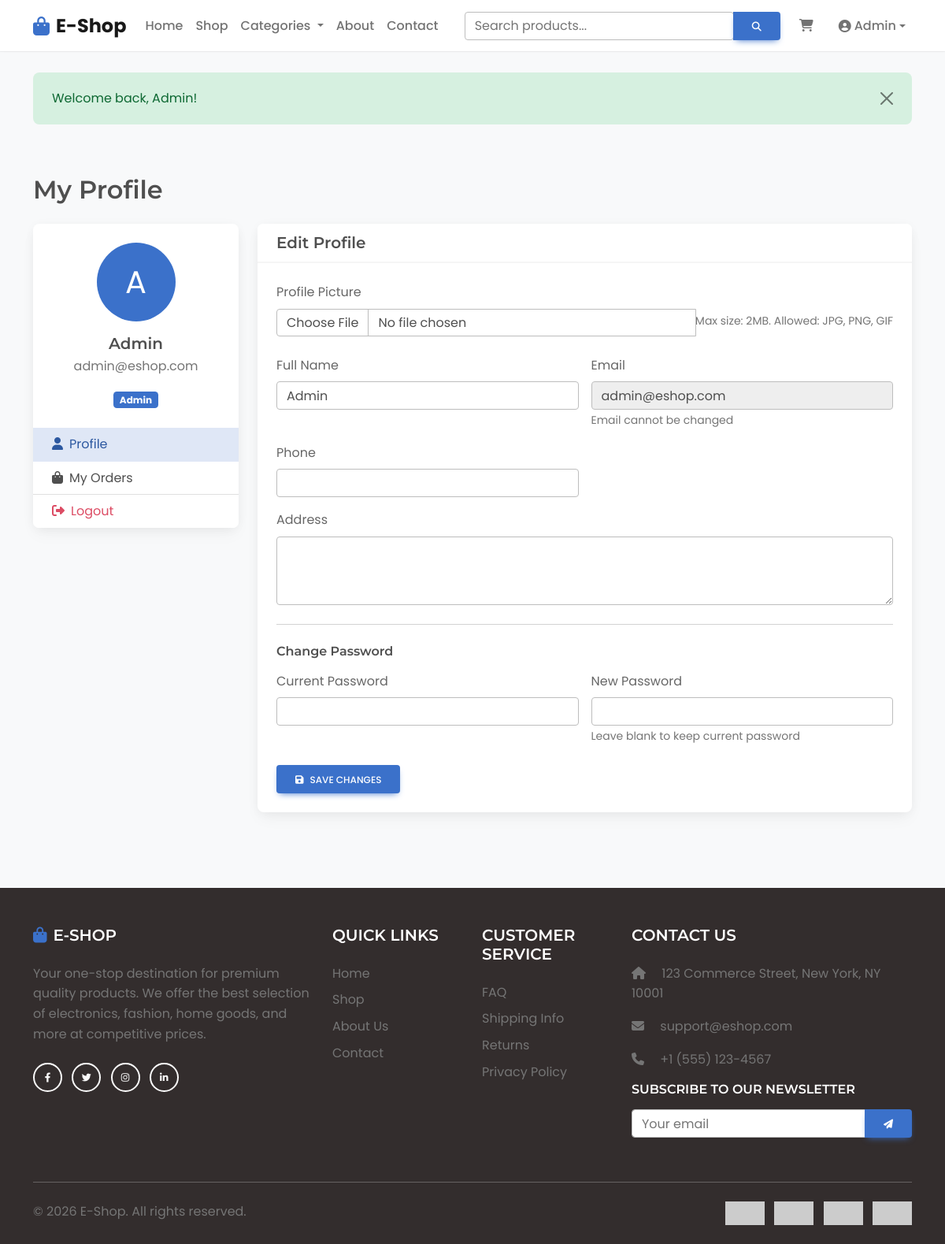
The app's page /profile.php (signed in) with its own data.
### tables this page shows
CREATE TABLE IF NOT EXISTS users (
    id INT AUTO_INCREMENT PRIMARY KEY,
    name VARCHAR(100) NOT NULL,
    email VARCHAR(100) NOT NULL UNIQUE,
    password VARCHAR(255) NOT NULL,
    phone VARCHAR(20),
    address TEXT,
    role ENUM('user', 'admin') DEFAULT 'user',
    created_at TIMESTAMP DEFAULT CURRENT_TIMESTAMP,
    updated_at TIMESTAMP DEFAULT CURRENT_TIMESTAMP ON UPDATE CURRENT_TIMESTAMP
);

### profile.php (the view, shortened to what this page needs)
<?php
require_once 'includes/db_connect.php';
$userId = $_SESSION['user_id'];
$user = $conn->query("SELECT * FROM users WHERE id = $userId")->fetch_assoc();
require_once 'includes/header.php';
?>
<section class="py-5">
    <div class="container">
        <h2 class="mb-4">My Profile</h2>
        <div class="row g-4">
            <div class="col-lg-3">
                <div class="card">
                    <div class="card-body text-center">
                        <div class="position-relative d-inline-block mb-3">
                            <?php if($user['profile_image']): ?>
                            <img src="<?php echo $user['profile_image']; ?>" alt="Profile" class="rounded-circle" style="width: 100px; height: 100px; object-fit: cover;">
                            <?php else: ?>
                            <div class="rounded-circle bg-primary text-white d-inline-flex align-items-center justify-content-center" style="width: 100px; height: 100px; font-size: 2.5rem;">
                                <?php echo strtoupper(substr($user['name'], 0, 1)); ?>
                            </div>
                            <?php endif; ?>
                        </div>
                        <h5 class="mb-1"><?php echo $user['name']; ?></h5>
                        <p class="text-muted mb-3"><?php echo $user['email']; ?></p>
                        <span class="badge bg-primary"><?php echo ucfirst($user['role']); ?></span>
                    </div>
                    <div class="list-group list-group-flush">
                        <a href="profile.php" class="list-group-item list-group-item-action active">
                            <i class="fas fa-user me-2"></i>Profile
                        </a>
                        <a href="orders.php" class="list-group-item list-group-item-action">
                            <i class="fas fa-shopping-bag me-2"></i>My Orders
                        </a>
                        <a href="logout.php" class="list-group-item list-group-item-action text-danger">
                            <i class="fas fa-sign-out-alt me-2"></i>Logout
                        </a>
                    </div>
                </div>
            </div>
            <div class="col-lg-9">
                <div class="card">
                    <div class="card-header bg-white">
                        <h5 class="mb-0">Edit Profile</h5>
                    </div>
                    <div class="card-body">
                        <form method="POST" action="" enctype="multipart/form-data">
                            <div class="row g-3 mb-4">
                                <div class="col-12">
                                    <label class="form-label">Profile Picture</label>
                                    <div class="input-group">
                                        <input type="file" name="profile_image" class="form-control" accept="image/*">
                                        <small class="text-muted d-block mt-1">Max size: 2MB. Allowed: JPG, PNG, GIF</small>
                                    </div>
                                </div>
                            </div>
                            <div class="row g-3">
                                <div class="col-md-6">
                                    <label class="form-label">Full Name</label>
                                    <input type="text" name="name" class="form-control" value="<?php echo $user['name']; ?>" required>
                                </div>
                                <div class="col-md-6">
                                    <label class="form-label">Email</label>
                                    <input type="email" class="form-control" value="<?php echo $user['email']; ?>" disabled>
                                    <small class="text-muted">Email cannot be changed</small>
                                </div>
                                <div class="col-md-6">
                                    <label class="form-label">Phone</label>
                                    <input type="tel" name="phone" class="form-control" value="<?php echo $user['phone']; ?>">
                                </div>
                                <div class="col-12">
                                    <label class="form-label">Address</label>
                                    <textarea name="address" class="form-control" rows="3"><?php echo $user['address']; ?></textarea>
                                </div>
                            </div>
                            <hr class="my-4">
                            <h6 class="mb-3">Change Password</h6>
                            <div class="row g-3">
                                <div class="col-md-6">
                                    <label class="form-label">Current Password</label>
                                    <input type="password" name="current_password" class="form-control">
                                </div>
                                <div class="col-md-6">
                                    <label class="form-label">New Password</label>
                                    <input type="password" name="new_password" class="form-control">
                                    <small class="text-muted">Leave blank to keep current password</small>
                                </div>
                            </div>
                            <div class="mt-4">
                                <button type="submit" class="btn btn-primary">
                                    <i class="fas fa-save me-2"></i>Save Changes
                                </button>
                            </div>
                        </form>
                    </div>
                </div>
            </div>
        </div>
    </div>
</section>
<?php require_once 'includes/footer.php'; ?>

### assets/css/style.css (style rules this page uses)
:root { --primary-color: #3b71ca; --secondary-color: #9fa6b2; --success-color: #14a44d; --danger-color: #dc4c64; --warning-color: #e4a11b; --info-color: #54b4d3; --light-color: #fbfbfb; --dark-color: #332d2d; }
* { margin: 0; padding: 0; box-sizing: border-box; }
body { font-family: 'Poppins', sans-serif; background-color: #f8f9fa; color: #4f4f4f; line-height: 1.6; }
h1, h2, h3, h4, h5, h6 { font-family: 'Montserrat', sans-serif; font-weight: 600; }
.btn-primary { background-color: var(--primary-color); border-color: var(--primary-color); }

### records on screen
users: name "A", name "Admin", email "admin@eshop.com", role "Admin"

### other values on screen
$_SESSION['user_name'] "Admin"
$_SESSION['flash_message'] "Welcome back, Admin!"
